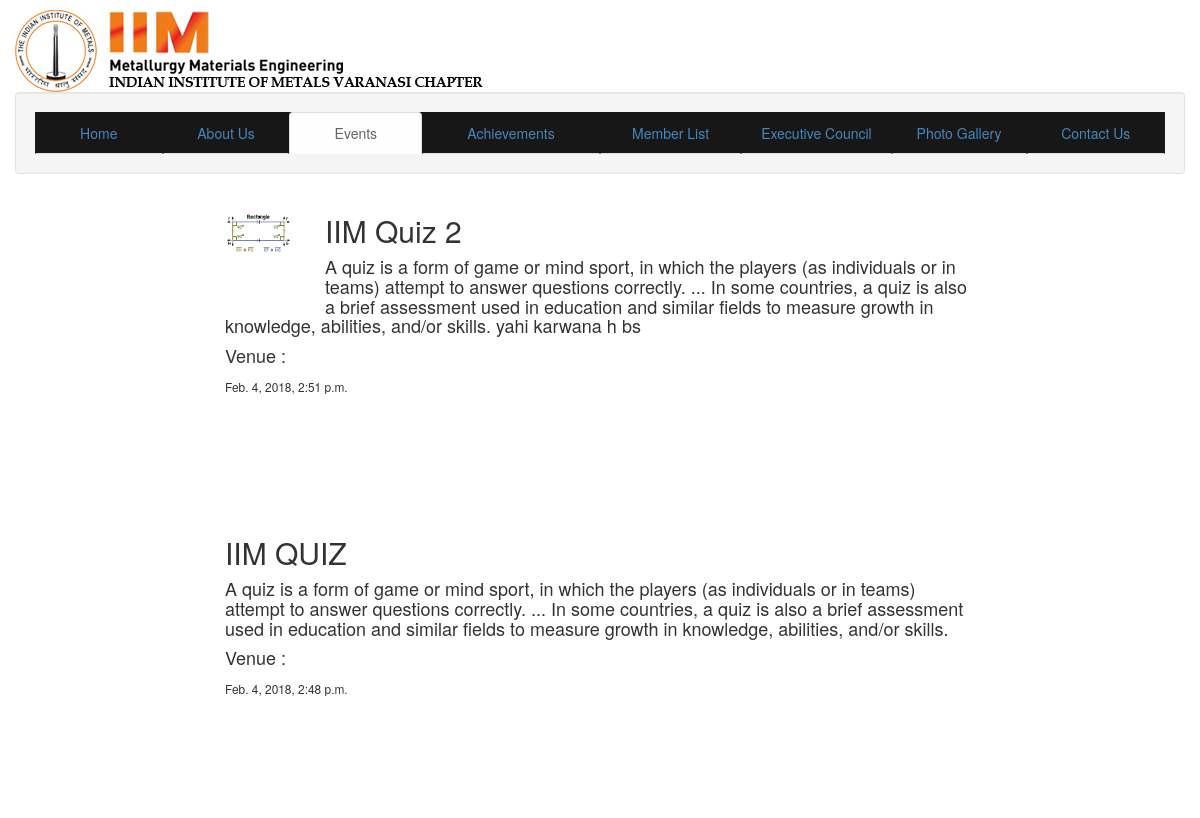
Screenshot of /events/ with the database file from the repository.
### iimv/models.py (models this page shows, shortened)
class Event(models.Model):
	title = models.TextField()
	date = models.DateTimeField()
	description = models.TextField()
	venue = models.CharField(max_length=120,blank=True)
	image = models.ImageField(blank=True,upload_to='static/events')

### iimv/views.py (the view)
# urls.py: path('events/',events),
def events(request):
	eventsdata = Event.objects.all().order_by('-date')
	context = {'events':eventsdata}
	return render(request,'events.html',context)

### iimv/templates/events.html (shortened to what this page needs)
{% load staticfiles %}
<!DOCTYPE html>
<html>
<head>
	<link rel="stylesheet" href='{% static "bootstrap/css/bootstrap.min.css" %}'>
	<link rel="stylesheet" type="text/css" href='{% static "styl31.css" %}'>
</head>
<body  data-spy="scroll">
 <div class="container-fluid">
 <img class="hidden-xs" src='{% static "img/logo.jpg" %}'/>
  <div class="h3ad3r " >
       <div class="n4v well">
        <ul class="nav nav-tabs nav-justified navbar-fixed">
         <li ><a href="/index">Home</a></li>
         <li ><a href="/aboutus">About Us</a></li>
        <li class='active' ><a href="/events">Events</a></li>
        <li><a href="/achievements">Achievements</a></li>
         <li><a href="/memberlist">Member List</a></li>
         <li><a href="/executivecouncil">Executive Council</a></li>
         <li><a href="/photogallery">Photo Gallery</a></li>
         <li ><a href="/contactus">Contact Us</a></li>
       </ul>
    </div>
</div>
<div class=" container col-md-8 col-md-offset-2">
  {% for event in events %}
  <div class = "single event">
    {% if event.image %}
    <div class='img'>
    <img width = "70%" src="{{ event.image.url }}">
    </div>
    {% endif %}
    <h2>{{event.title}}</h2>
    <h4>{{event.description}}</h4>
    <h4>Venue : {{ event.venue }}</h2>
      <small>{{event.date}}</small>
    <br><br><br><br><br><br><br>
    </div>
  {% endfor %}
  </div>

### iimv/static/styl31.css (style rules this page uses)
.container-fluid { position: absolute; #height: 200%; }
body { padding-top: 10px; }
.h3ad3r { height: 18%; width: 100%; background: rgba(76, 175, 80, 0.0); position: relative; left: 0; }
.n4v { position: relative; #top: 80%; left: 0; }
.nav { background-color: black ; opacity: 0.9 ; }
.img { position: relative; float: left; width: 100px; height: 100px; background-position: 50% 50%; background-repeat: no-repeat; background-size: cover; }

### rows the page displays
Event: image (picture), title "IIM Quiz 2", description "A quiz is a form of game or mind sport, in which the players (as individuals or in teams) attempt to answer questions correctly. ... In some countries, a quiz is also a brief assessment used in education and similar fields to measure growth in knowledge, abilities, and/or skills. yahi karwana h bs", date "Feb. 4, 2018, 2:51 p.m."
Event: title "IIM QUIZ", description "A quiz is a form of game or mind sport, in which the players (as individuals or in teams) attempt to answer questions correctly. ... In some countries, a quiz is also a brief assessment used in education and similar fields to measure growth in knowledge, abilities, and/or skills.", date "Feb. 4, 2018, 2:48 p.m."
